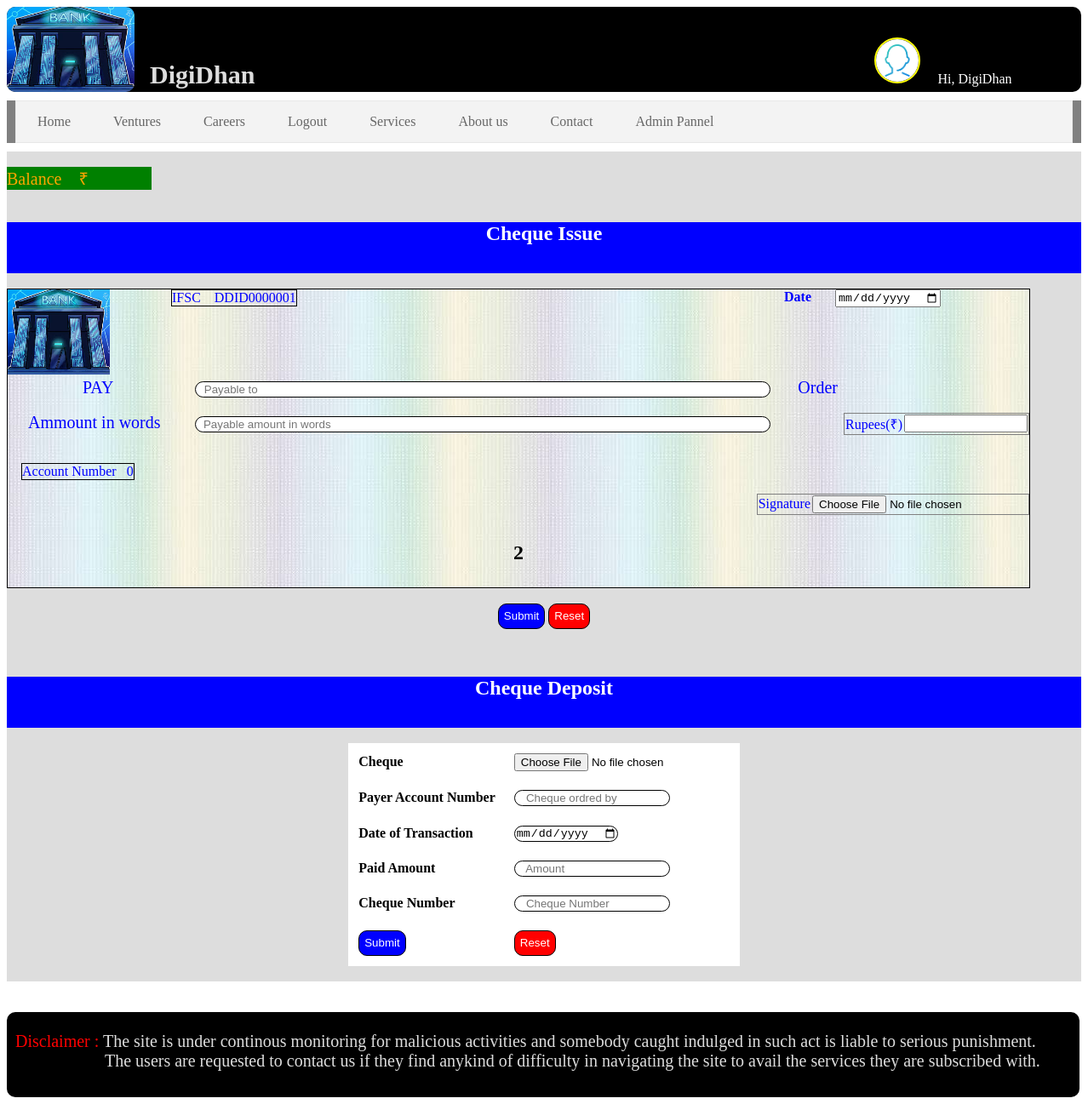
Screenshot of /check_deposit.php (signed in) with the database file from the repository.
### tables this page shows
CREATE TABLE `user` (
  `User_Id` int(11) NOT NULL,
  `User_Active_Status` int(1) NOT NULL DEFAULT '0',
  `User_Mail` varchar(100) NOT NULL,
  `User_Name` varchar(50) NOT NULL,
  `User_Password` varchar(50) NOT NULL,
  `User_Profile` varchar(400) NOT NULL,
  `User_Type` varchar(10) NOT NULL,
  `Bank_Name` varchar(50) NOT NULL,
  `Bank_Account_Number` varchar(20) NOT NULL
);

CREATE TABLE `ventures` (
  `Bank_Name` varchar(50) NOT NULL,
  `Venture_Id` int(11) NOT NULL,
  `Email` varchar(100) NOT NULL,
  `Bank_Logo` varchar(400) NOT NULL
);

CREATE TABLE `accounts` (
  `Bank_Account_Number` varchar(20) NOT NULL,
  `Balance` float NOT NULL,
  `Account_Type` varchar(10) NOT NULL,
  `IFSC` varchar(100) NOT NULL,
  `Current_Cheque_Number` int(6) NOT NULL
);

### check_deposit.php (the view, shortened to what this page needs)
<!DOCTYPE html>
<html>
<head>
<link rel="stylesheet" type="text/css" href="index.css">
</head>
<body onLoad="sync_ajax();">
<div class="header">
<img src="SUPPORT_PIC/logo.jpeg" height="106px" width="200px" class="logo_img">
<br><br>&nbsp;&nbsp;&nbsp;&nbsp;&nbsp;&nbsp;&nbsp;&nbsp;&nbsp;&nbsp;&nbsp;&nbsp;&nbsp;&nbsp;&nbsp;
<font color="#ddd" class="logo_text"><b>DigiDhan</b></font>
<?php
if(isset($_SESSION["User_Name"]))
{
echo'<img src="'.$_SESSION["User_Profile"].'" height="50px." width="50px." class="profile">';
echo'&nbsp;&nbsp;&nbsp;&nbsp;&nbsp;<font color="white">Hi, '.$_SESSION["User_Name"].'</font>';
}
?>
</div>
<?php
if(isset($_SESSION["User_Active_Status"]) && $_SESSION["User_Active_Status"]==0)
{
echo'<br><br><br><div class="error"><h1>ERROR</h1><br><font color="red">Your account is not activated yet. You are requested to wait for the confirmation mail from our end. Sorry for any inconvenience!<script>function err(){window.location.href="logout.php";}setTimeout(err,2000);</script></div>';
}
else
{
?>
<div class="menu"><ul>
<?php
if(!isset($_SESSION["User_Name"]))
{
  echo'<li><a href="index.php">Home</a></li>';
  echo'<li><a href="ventures.php">Ventures</a></li>';
  echo'<li><a href="careers.php">Careers</a></li>';
  echo' <li><a href="login.html">Login</a></li>';
  echo'<li><a href="register.php">Register</a></li>';
  echo'<li><a href="about_us.php">About us</a></li>';
  echo'<li><a href="contact_us.php">Contact us</a></li>';
}
else
{
  echo'<li><a href="index.php">Home</a></li>';
  echo'<li><a href="ventures.php">Ventures</a></li>';
  echo'<li><a href="careers.php">Careers</a></li>';
  echo' <li><a href="logout.php">Logout</a></li>';
  echo'<li><a href="services.php">Services</a></li>';
  echo'<li><a href="about_us.php">About us</a></li>';
if($_SESSION["User_Type"]!='super')
{
  echo'<li><a href="contact_us.php">Contact us</a></li>';
}
else
{
echo'<li><a href="contact.php">Contact</a></li>';
}
if($_SESSION["User_Type"]==="admin" or $_SESSION["User_Type"]==="super")
{echo'<li><a href="admin_pannel.php">Admin Pannel</a></li>';
}
}
?>
</ul>
</div>
<div class="enclosure">
<br>
<div class="bal">Balance &nbsp;&nbsp; &#x20B9<span id="balance"></span></div>
<br>
<center>
<div class="chathead"><font color="White"><h2>Cheque Issue</h2></font></div>
</center>
<br>
<form action="check_deposit_back.php" method="post" onSubmit="return validate();" enctype="multipart/form-data">
<div class="virtual_check">
<?php
$server_address="localhost";
$server_user="root";
$server_password="";
$server_database="DigiDhan";
$con=mysqli_connect($server_address,$server_user,$server_password,$server_database);
if(!$con)
{
	echo'<div class="error"><h1>ERROR</h1><br><font color="red">The connection to the server is temporarily lost, Please try again later. You are being redirected to services page.<script>function err(){window.location.href="services.php";}setTimeout(err,2000);</script></div>';
}
else
{
$query="SELECT * FROM `user` AS u,`ventures` AS v WHERE u.Bank_Name=v.Bank_Name AND u.User_Name='".$_SESSION["User_Name"]."'";
if($is_query_run=mysqli_query($con,$query))
{
while($query_execute=mysqli_fetch_assoc($is_query_run))
{
$logo=$query_execute["Bank_Logo"];
}
echo'<img src="'.$logo.'" class="b_logo">';
}
}
$query1="SELECT * FROM `accounts` WHERE `Bank_Account_Number`='".$_SESSION["Bank_Account_Number"]."'";
if($is_query_run1=mysqli_query($con,$query1))
{
	while($query_execute1=mysqli_fetch_assoc($is_query_run1))
	{
		$ifsc=$query_execute1["IFSC"];
		$ccn=$query_execute1["Current_Cheque_Number"];
	}
}
?> <? echo'<font color="blue" class="date_of_trans"><div class="box">IFSC &nbsp;&nbsp;&nbsp;'.$ifsc.'</div></font>'; ?>
 <font color="blue" class="date_of_trans"><b>Date</b></font>&nbsp;&nbsp;&nbsp;&nbsp;&nbsp;&nbsp;&nbsp;&nbsp;&nbsp;&nbsp;&nbsp;&nbsp;&nbsp;&nbsp;&nbsp;<input type="date" name="date_of_trans" class="date_of_trans" id="date_of_trans">
<br>
 <font color="blue" class="payee">PAY</font><input type="text" class="payee_name" name="payee_name" id="payee_name" placeholder="  Payable to"> <font color="blue" class="payee">Order</font><br><br>
<font color="blue" class="payee">Ammount in words</font><input type="text" class="payee_name" name="amt_wrd" id="amt_wrd" placeholder="  Payable amount in words">
<table rules="none" border="1" align="right"><tr><td><font color="blue">Rupees(&#x20B9)</font></td><td><input type="text" class="price" name="price" size="15" id="price"></td></table>
<br><br><br>
<?php
echo'<font color="blue" class="date_of_trans"><div class="box">Account Number&nbsp;&nbsp;&nbsp;'.$_SESSION["Bank_Account_Number"].' </div></font>';
?>
<br><br>
<table rules="none" border="1" align="right"><tr><td><font color="blue">Signature</font></td><td><input type="file" name="signature" required></td></table>
<br><br>
<center>
<?php echo"<h2> $ccn </h2>" ?>
</center>
</div>
<br>
<center>
<input type="submit" value="Submit" class="send_btn">
<input type="reset"  value="Reset" class="del_btn">
</center>
</form>
<br>
<br>
<center>
<div class="chathead"><font color="White"><h2>Cheque Deposit</h2></font></div>
</center>
<br>
<form action="check_pic_deposit.php" method="post" enctype="multipart/form-data">
<table align="center" cellpadding="10px." bgcolor="white">
<tr>
<td><b>Cheque</b></td>
<td><input type="file" name="cheque"></td>
</tr>
<tr>
<td><b>Payer Account Number</b></td>
<td><input type="text" class="input" name="payer_acc_no" placeholder="   Cheque ordred by" required></td>
</tr>
<tr>
<td><b>Date of Transaction</b></td>
<td><input type="date" class="input" name="dot" required></td>
</tr>
<tr>
<td><b>Paid Amount</b></td>
<td><input type="text" class="input" name="amount" placeholder="   Amount" required></td>
</tr>
<tr>
<td><b>Cheque Number</b></td>
<td><input type="text" class="input" name="CCN" placeholder="   Cheque Number" required></td>
</tr>
<tr>
<td><input type="submit" value="Submit" class="send_btn"></td>
<td><input type="reset"  value="Reset" class="del_btn"></td>
</tr>
</table>
</form>
<br>
</div>
<?php
}
?>
<br>
<br>
<div class="footer">
<br>
&nbsp;&nbsp;<font color="red">Disclaimer :</font> The site is under continous monitoring for malicious activities and somebody caught indulged in such act is liable to serious punishment.<br>&nbsp;&nbsp;&nbsp;&nbsp;&nbsp;&nbsp;&nbsp;&nbsp;&nbsp;&nbsp;&nbsp;&nbsp;&nbsp;&nbsp;&nbsp;&nbsp;&nbsp;&nbsp;&nbsp;&nbsp;&nbsp;&nbsp;&nbsp;The users are requested to contact us if they find anykind of difficulty in navigating the site to avail the services they are subscribed with.
</div>
</body>
</html>

### index.css (style rules this page uses)
.header { background-color : black; border-radius : 10px; height : 100px; }
.logo_img { height : 100px; width : 150px; border-radius : 10px; position : absolute; }
.logo_text { position : relative; font-size : 30px; font-family : Ubuntu Condensed; }
ul { list-style-type: none; margin: 10px; padding: 0; overflow: hidden; border: 1px solid #e7e7e7; background-color: #f3f3f3; }
li { float: left; }
li a { display: block; color: #666; text-align: center; padding: 15px 25px; text-decoration: none; }
.menu { position : cover; background-color : grey; }
.footer { background-color : black; border-radius : 10px; height : 100px; width : 1260px; color : #ddd; font-size : 20px; overflow: hidden; }
.profile { height : 50px; width : 50px; border : 2px solid yellow; border-radius : 50px; }
.input { border : 1px solid black; border-radius : 10px; }
.enclosure { background-color : #ddd; }
.chathead { background-color : blue; height : 60px; position : relative; }
.send_btn { background-color : blue; color : white; border : 1px solid black; border-radius : 10px; height : 30px; }
.del_btn { background-color : red; color : white; border : 1px solid black; border-radius : 10px; height : 30px; }
.virtual_check { background : url('SUPPORT_PIC/check_bg.jpeg'); height : 350px; width : 1200px; border : 1px solid black; }
.b_logo { height : 100px; width : 120px; }
.date_of_trans { position : absolute; }
.payee { font-size : 20px; }
.payee_name { width : 670px; border : 1px solid black; border-radius : 10px; }
.box { border : 1px solid black; width : auto; }
.bal { background-color : green; color : orange; font-size : 20px; width : 170px; }

### rows the page displays
user: ventures.Bank_Logo (picture)
accounts: IFSC "DDID0000001", Current_Cheque_Number "2"

### other values shown
$_SESSION["User_Name"] "DigiDhan"
$_SESSION["Bank_Account_Number"] "0"
